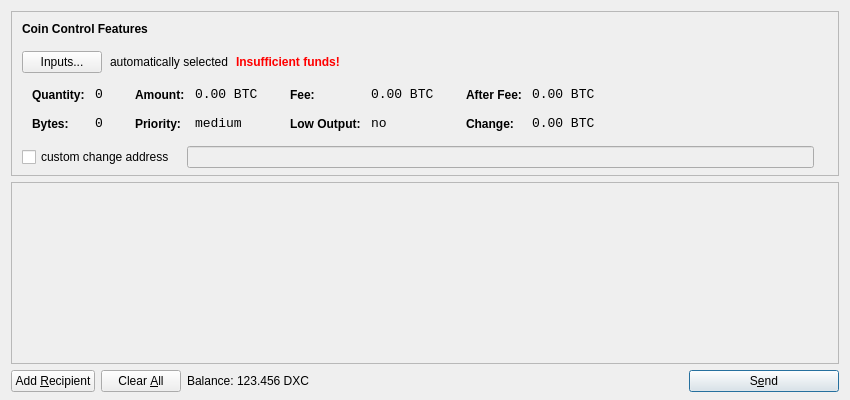
<?xml version="1.0" encoding="UTF-8"?>
<ui version="4.0">
 <class>SendCoinsDialog</class>
 <widget class="QDialog" name="SendCoinsDialog">
  <property name="geometry">
   <rect>
    <x>0</x>
    <y>0</y>
    <width>850</width>
    <height>400</height>
   </rect>
  </property>
  <property name="windowTitle">
   <string>Send Coins</string>
  </property>
  <layout class="QVBoxLayout" name="verticalLayout" stretch="0,1,0">
   <property name="bottomMargin">
    <number>8</number>
   </property>
   <item>
    <widget class="QFrame" name="frameCoinControl">
     <property name="sizePolicy">
      <sizepolicy hsizetype="Expanding" vsizetype="Expanding">
       <horstretch>0</horstretch>
       <verstretch>0</verstretch>
      </sizepolicy>
     </property>
     <property name="maximumSize">
      <size>
       <width>16777215</width>
       <height>16777215</height>
      </size>
     </property>
     <property name="frameShape">
      <enum>QFrame::StyledPanel</enum>
     </property>
     <property name="frameShadow">
      <enum>QFrame::Sunken</enum>
     </property>
     <layout class="QVBoxLayout" name="verticalLayoutCoinControl2">
      <property name="spacing">
       <number>-1</number>
      </property>
      <property name="leftMargin">
       <number>0</number>
      </property>
      <property name="topMargin">
       <number>0</number>
      </property>
      <property name="rightMargin">
       <number>0</number>
      </property>
      <property name="bottomMargin">
       <number>6</number>
      </property>
      <item>
       <layout class="QVBoxLayout" name="verticalLayoutCoinControl" stretch="0,0,0,0,1">
        <property name="spacing">
         <number>0</number>
        </property>
        <property name="leftMargin">
         <number>10</number>
        </property>
        <property name="topMargin">
         <number>10</number>
        </property>
        <item>
         <layout class="QHBoxLayout" name="horizontalLayoutCoinControl1">
          <property name="bottomMargin">
           <number>15</number>
          </property>
          <item>
           <widget class="QLabel" name="labelCoinControlFeatures">
            <property name="sizePolicy">
             <sizepolicy hsizetype="Preferred" vsizetype="Maximum">
              <horstretch>0</horstretch>
              <verstretch>0</verstretch>
             </sizepolicy>
            </property>
            <property name="font">
             <font>
              <weight>75</weight>
              <bold>true</bold>
             </font>
            </property>
            <property name="styleSheet">
             <string notr="true">font-weight:bold;</string>
            </property>
            <property name="text">
             <string>Coin Control Features</string>
            </property>
           </widget>
          </item>
         </layout>
        </item>
        <item>
         <layout class="QHBoxLayout" name="horizontalLayoutCoinControl2" stretch="0,0,0,0">
          <property name="spacing">
           <number>8</number>
          </property>
          <property name="bottomMargin">
           <number>10</number>
          </property>
          <item>
           <widget class="QPushButton" name="pushButtonCoinControl">
            <property name="styleSheet">
             <string notr="true"/>
            </property>
            <property name="text">
             <string>Inputs...</string>
            </property>
           </widget>
          </item>
          <item>
           <widget class="QLabel" name="labelCoinControlAutomaticallySelected">
            <property name="text">
             <string>automatically selected</string>
            </property>
            <property name="margin">
             <number>5</number>
            </property>
           </widget>
          </item>
          <item>
           <widget class="QLabel" name="labelCoinControlInsuffFunds">
            <property name="font">
             <font>
              <weight>75</weight>
              <bold>true</bold>
             </font>
            </property>
            <property name="styleSheet">
             <string notr="true">color:red;font-weight:bold;</string>
            </property>
            <property name="text">
             <string>Insufficient funds!</string>
            </property>
            <property name="margin">
             <number>5</number>
            </property>
           </widget>
          </item>
          <item>
           <spacer name="horizontalSpacerCoinControl">
            <property name="orientation">
             <enum>Qt::Horizontal</enum>
            </property>
            <property name="sizeHint" stdset="0">
             <size>
              <width>40</width>
              <height>1</height>
             </size>
            </property>
           </spacer>
          </item>
         </layout>
        </item>
        <item>
         <widget class="QWidget" name="widgetCoinControl" native="true">
          <property name="sizePolicy">
           <sizepolicy hsizetype="Preferred" vsizetype="Preferred">
            <horstretch>0</horstretch>
            <verstretch>0</verstretch>
           </sizepolicy>
          </property>
          <property name="minimumSize">
           <size>
            <width>0</width>
            <height>0</height>
           </size>
          </property>
          <property name="styleSheet">
           <string notr="true"/>
          </property>
          <layout class="QHBoxLayout" name="horizontalLayoutCoinControl5">
           <property name="margin">
            <number>0</number>
           </property>
           <item>
            <layout class="QHBoxLayout" name="horizontalLayoutCoinControl3" stretch="0,0,0,1">
             <property name="spacing">
              <number>20</number>
             </property>
             <property name="topMargin">
              <number>0</number>
             </property>
             <property name="bottomMargin">
              <number>10</number>
             </property>
             <item>
              <layout class="QFormLayout" name="formLayoutCoinControl1">
               <property name="horizontalSpacing">
                <number>10</number>
               </property>
               <property name="verticalSpacing">
                <number>14</number>
               </property>
               <property name="leftMargin">
                <number>10</number>
               </property>
               <property name="topMargin">
                <number>4</number>
               </property>
               <property name="rightMargin">
                <number>6</number>
               </property>
               <item row="0" column="0">
                <widget class="QLabel" name="labelCoinControlQuantityText">
                 <property name="styleSheet">
                  <string notr="true">font-weight:bold;</string>
                 </property>
                 <property name="text">
                  <string>Quantity:</string>
                 </property>
                 <property name="margin">
                  <number>0</number>
                 </property>
                </widget>
               </item>
               <item row="0" column="1">
                <widget class="QLabel" name="labelCoinControlQuantity">
                 <property name="font">
                  <font>
                   <family>Monospace</family>
                   <pointsize>10</pointsize>
                  </font>
                 </property>
                 <property name="cursor">
                  <cursorShape>IBeamCursor</cursorShape>
                 </property>
                 <property name="contextMenuPolicy">
                  <enum>Qt::ActionsContextMenu</enum>
                 </property>
                 <property name="text">
                  <string notr="true">0</string>
                 </property>
                 <property name="margin">
                  <number>0</number>
                 </property>
                 <property name="textInteractionFlags">
                  <set>Qt::LinksAccessibleByMouse|Qt::TextSelectableByKeyboard|Qt::TextSelectableByMouse</set>
                 </property>
                </widget>
               </item>
               <item row="1" column="0">
                <widget class="QLabel" name="labelCoinControlBytesText">
                 <property name="styleSheet">
                  <string notr="true">font-weight:bold;</string>
                 </property>
                 <property name="text">
                  <string>Bytes:</string>
                 </property>
                </widget>
               </item>
               <item row="1" column="1">
                <widget class="QLabel" name="labelCoinControlBytes">
                 <property name="font">
                  <font>
                   <family>Monospace</family>
                   <pointsize>10</pointsize>
                  </font>
                 </property>
                 <property name="cursor">
                  <cursorShape>IBeamCursor</cursorShape>
                 </property>
                 <property name="contextMenuPolicy">
                  <enum>Qt::ActionsContextMenu</enum>
                 </property>
                 <property name="text">
                  <string notr="true">0</string>
                 </property>
                 <property name="textInteractionFlags">
                  <set>Qt::LinksAccessibleByMouse|Qt::TextSelectableByKeyboard|Qt::TextSelectableByMouse</set>
                 </property>
                </widget>
               </item>
              </layout>
             </item>
             <item>
              <layout class="QFormLayout" name="formLayoutCoinControl2">
               <property name="horizontalSpacing">
                <number>10</number>
               </property>
               <property name="verticalSpacing">
                <number>14</number>
               </property>
               <property name="leftMargin">
                <number>6</number>
               </property>
               <property name="topMargin">
                <number>4</number>
               </property>
               <property name="rightMargin">
                <number>6</number>
               </property>
               <item row="0" column="0">
                <widget class="QLabel" name="labelCoinControlAmountText">
                 <property name="styleSheet">
                  <string notr="true">font-weight:bold;</string>
                 </property>
                 <property name="text">
                  <string>Amount:</string>
                 </property>
                 <property name="margin">
                  <number>0</number>
                 </property>
                </widget>
               </item>
               <item row="0" column="1">
                <widget class="QLabel" name="labelCoinControlAmount">
                 <property name="font">
                  <font>
                   <family>Monospace</family>
                   <pointsize>10</pointsize>
                  </font>
                 </property>
                 <property name="cursor">
                  <cursorShape>IBeamCursor</cursorShape>
                 </property>
                 <property name="contextMenuPolicy">
                  <enum>Qt::ActionsContextMenu</enum>
                 </property>
                 <property name="text">
                  <string notr="true">0.00 BTC</string>
                 </property>
                 <property name="textInteractionFlags">
                  <set>Qt::LinksAccessibleByMouse|Qt::TextSelectableByKeyboard|Qt::TextSelectableByMouse</set>
                 </property>
                </widget>
               </item>
               <item row="1" column="0">
                <widget class="QLabel" name="labelCoinControlPriorityText">
                 <property name="styleSheet">
                  <string notr="true">font-weight:bold;</string>
                 </property>
                 <property name="text">
                  <string>Priority:</string>
                 </property>
                </widget>
               </item>
               <item row="1" column="1">
                <widget class="QLabel" name="labelCoinControlPriority">
                 <property name="font">
                  <font>
                   <family>Monospace</family>
                   <pointsize>10</pointsize>
                  </font>
                 </property>
                 <property name="cursor">
                  <cursorShape>IBeamCursor</cursorShape>
                 </property>
                 <property name="contextMenuPolicy">
                  <enum>Qt::ActionsContextMenu</enum>
                 </property>
                 <property name="text">
                  <string>medium</string>
                 </property>
                 <property name="textInteractionFlags">
                  <set>Qt::LinksAccessibleByMouse|Qt::TextSelectableByKeyboard|Qt::TextSelectableByMouse</set>
                 </property>
                </widget>
               </item>
              </layout>
             </item>
             <item>
              <layout class="QFormLayout" name="formLayoutCoinControl3">
               <property name="horizontalSpacing">
                <number>10</number>
               </property>
               <property name="verticalSpacing">
                <number>14</number>
               </property>
               <property name="leftMargin">
                <number>6</number>
               </property>
               <property name="topMargin">
                <number>4</number>
               </property>
               <property name="rightMargin">
                <number>6</number>
               </property>
               <item row="0" column="0">
                <widget class="QLabel" name="labelCoinControlFeeText">
                 <property name="styleSheet">
                  <string notr="true">font-weight:bold;</string>
                 </property>
                 <property name="text">
                  <string>Fee:</string>
                 </property>
                 <property name="margin">
                  <number>0</number>
                 </property>
                </widget>
               </item>
               <item row="0" column="1">
                <widget class="QLabel" name="labelCoinControlFee">
                 <property name="font">
                  <font>
                   <family>Monospace</family>
                   <pointsize>10</pointsize>
                  </font>
                 </property>
                 <property name="cursor">
                  <cursorShape>IBeamCursor</cursorShape>
                 </property>
                 <property name="contextMenuPolicy">
                  <enum>Qt::ActionsContextMenu</enum>
                 </property>
                 <property name="text">
                  <string notr="true">0.00 BTC</string>
                 </property>
                 <property name="textInteractionFlags">
                  <set>Qt::LinksAccessibleByMouse|Qt::TextSelectableByKeyboard|Qt::TextSelectableByMouse</set>
                 </property>
                </widget>
               </item>
               <item row="1" column="0">
                <widget class="QLabel" name="labelCoinControlLowOutputText">
                 <property name="styleSheet">
                  <string notr="true">font-weight:bold;</string>
                 </property>
                 <property name="text">
                  <string>Low Output:</string>
                 </property>
                </widget>
               </item>
               <item row="1" column="1">
                <widget class="QLabel" name="labelCoinControlLowOutput">
                 <property name="font">
                  <font>
                   <family>Monospace</family>
                   <pointsize>10</pointsize>
                  </font>
                 </property>
                 <property name="cursor">
                  <cursorShape>IBeamCursor</cursorShape>
                 </property>
                 <property name="contextMenuPolicy">
                  <enum>Qt::ActionsContextMenu</enum>
                 </property>
                 <property name="text">
                  <string>no</string>
                 </property>
                 <property name="textInteractionFlags">
                  <set>Qt::LinksAccessibleByMouse|Qt::TextSelectableByKeyboard|Qt::TextSelectableByMouse</set>
                 </property>
                </widget>
               </item>
              </layout>
             </item>
             <item>
              <layout class="QFormLayout" name="formLayoutCoinControl4">
               <property name="horizontalSpacing">
                <number>10</number>
               </property>
               <property name="verticalSpacing">
                <number>14</number>
               </property>
               <property name="leftMargin">
                <number>6</number>
               </property>
               <property name="topMargin">
                <number>4</number>
               </property>
               <property name="rightMargin">
                <number>6</number>
               </property>
               <item row="0" column="0">
                <widget class="QLabel" name="labelCoinControlAfterFeeText">
                 <property name="styleSheet">
                  <string notr="true">font-weight:bold;</string>
                 </property>
                 <property name="text">
                  <string>After Fee:</string>
                 </property>
                 <property name="margin">
                  <number>0</number>
                 </property>
                </widget>
               </item>
               <item row="0" column="1">
                <widget class="QLabel" name="labelCoinControlAfterFee">
                 <property name="font">
                  <font>
                   <family>Monospace</family>
                   <pointsize>10</pointsize>
                  </font>
                 </property>
                 <property name="cursor">
                  <cursorShape>IBeamCursor</cursorShape>
                 </property>
                 <property name="contextMenuPolicy">
                  <enum>Qt::ActionsContextMenu</enum>
                 </property>
                 <property name="text">
                  <string notr="true">0.00 BTC</string>
                 </property>
                 <property name="textInteractionFlags">
                  <set>Qt::LinksAccessibleByMouse|Qt::TextSelectableByKeyboard|Qt::TextSelectableByMouse</set>
                 </property>
                </widget>
               </item>
               <item row="1" column="0">
                <widget class="QLabel" name="labelCoinControlChangeText">
                 <property name="styleSheet">
                  <string notr="true">font-weight:bold;</string>
                 </property>
                 <property name="text">
                  <string>Change:</string>
                 </property>
                </widget>
               </item>
               <item row="1" column="1">
                <widget class="QLabel" name="labelCoinControlChange">
                 <property name="font">
                  <font>
                   <family>Monospace</family>
                   <pointsize>10</pointsize>
                  </font>
                 </property>
                 <property name="cursor">
                  <cursorShape>IBeamCursor</cursorShape>
                 </property>
                 <property name="contextMenuPolicy">
                  <enum>Qt::ActionsContextMenu</enum>
                 </property>
                 <property name="text">
                  <string notr="true">0.00 BTC</string>
                 </property>
                 <property name="textInteractionFlags">
                  <set>Qt::LinksAccessibleByMouse|Qt::TextSelectableByKeyboard|Qt::TextSelectableByMouse</set>
                 </property>
                </widget>
               </item>
              </layout>
             </item>
            </layout>
           </item>
          </layout>
         </widget>
        </item>
        <item>
         <layout class="QHBoxLayout" name="horizontalLayoutCoinControl4" stretch="0,0,0">
          <property name="spacing">
           <number>12</number>
          </property>
          <property name="sizeConstraint">
           <enum>QLayout::SetDefaultConstraint</enum>
          </property>
          <property name="topMargin">
           <number>5</number>
          </property>
          <property name="rightMargin">
           <number>5</number>
          </property>
          <item>
           <widget class="QCheckBox" name="checkBoxCoinControlChange">
            <property name="text">
             <string>custom change address</string>
            </property>
           </widget>
          </item>
          <item>
           <widget class="QLineEdit" name="lineEditCoinControlChange">
            <property name="enabled">
             <bool>false</bool>
            </property>
            <property name="sizePolicy">
             <sizepolicy hsizetype="Expanding" vsizetype="Fixed">
              <horstretch>0</horstretch>
              <verstretch>0</verstretch>
             </sizepolicy>
            </property>
           </widget>
          </item>
          <item>
           <widget class="QLabel" name="labelCoinControlChangeLabel">
            <property name="sizePolicy">
             <sizepolicy hsizetype="Preferred" vsizetype="Expanding">
              <horstretch>0</horstretch>
              <verstretch>0</verstretch>
             </sizepolicy>
            </property>
            <property name="minimumSize">
             <size>
              <width>0</width>
              <height>0</height>
             </size>
            </property>
            <property name="text">
             <string/>
            </property>
            <property name="margin">
             <number>3</number>
            </property>
           </widget>
          </item>
         </layout>
        </item>
        <item>
         <spacer name="verticalSpacerCoinControl">
          <property name="orientation">
           <enum>Qt::Vertical</enum>
          </property>
          <property name="sizeHint" stdset="0">
           <size>
            <width>800</width>
            <height>1</height>
           </size>
          </property>
         </spacer>
        </item>
       </layout>
      </item>
     </layout>
    </widget>
   </item>
   <item>
    <widget class="QScrollArea" name="scrollArea">
     <property name="widgetResizable">
      <bool>true</bool>
     </property>
     <widget class="QWidget" name="scrollAreaWidgetContents">
      <property name="geometry">
       <rect>
        <x>0</x>
        <y>0</y>
        <width>830</width>
        <height>165</height>
       </rect>
      </property>
      <layout class="QVBoxLayout" name="verticalLayout_2">
       <property name="margin">
        <number>0</number>
       </property>
       <item>
        <layout class="QVBoxLayout" name="entries">
         <property name="spacing">
          <number>6</number>
         </property>
        </layout>
       </item>
       <item>
        <spacer name="verticalSpacer">
         <property name="orientation">
          <enum>Qt::Vertical</enum>
         </property>
         <property name="sizeHint" stdset="0">
          <size>
           <width>20</width>
           <height>40</height>
          </size>
         </property>
        </spacer>
       </item>
      </layout>
     </widget>
    </widget>
   </item>
   <item>
    <layout class="QHBoxLayout" name="horizontalLayout">
     <item>
      <widget class="QPushButton" name="addButton">
       <property name="toolTip">
        <string>Send to multiple recipients at once</string>
       </property>
       <property name="text">
        <string>Add &amp;Recipient</string>
       </property>
       <property name="icon">
        <iconset resource="../bitcoin.qrc">
         <normaloff>:/icons/add</normaloff>:/icons/add</iconset>
       </property>
       <property name="autoDefault">
        <bool>false</bool>
       </property>
      </widget>
     </item>
     <item>
      <widget class="QPushButton" name="clearButton">
       <property name="sizePolicy">
        <sizepolicy hsizetype="Minimum" vsizetype="Fixed">
         <horstretch>0</horstretch>
         <verstretch>0</verstretch>
        </sizepolicy>
       </property>
       <property name="toolTip">
        <string>Remove all transaction fields</string>
       </property>
       <property name="text">
        <string>Clear &amp;All</string>
       </property>
       <property name="icon">
        <iconset resource="../bitcoin.qrc">
         <normaloff>:/icons/remove</normaloff>:/icons/remove</iconset>
       </property>
       <property name="autoRepeatDelay">
        <number>300</number>
       </property>
       <property name="autoDefault">
        <bool>false</bool>
       </property>
      </widget>
     </item>
     <item>
      <layout class="QHBoxLayout" name="horizontalLayout_2">
       <property name="spacing">
        <number>3</number>
       </property>
       <item>
        <widget class="QLabel" name="label">
         <property name="text">
          <string>Balance:</string>
         </property>
        </widget>
       </item>
       <item>
        <widget class="QLabel" name="labelBalance">
         <property name="cursor">
          <cursorShape>IBeamCursor</cursorShape>
         </property>
         <property name="text">
          <string>123.456 DXC</string>
         </property>
         <property name="textInteractionFlags">
          <set>Qt::LinksAccessibleByMouse|Qt::TextSelectableByKeyboard|Qt::TextSelectableByMouse</set>
         </property>
        </widget>
       </item>
      </layout>
     </item>
     <item>
      <spacer name="horizontalSpacer">
       <property name="orientation">
        <enum>Qt::Horizontal</enum>
       </property>
       <property name="sizeHint" stdset="0">
        <size>
         <width>40</width>
         <height>20</height>
        </size>
       </property>
      </spacer>
     </item>
     <item>
      <widget class="QPushButton" name="sendButton">
       <property name="minimumSize">
        <size>
         <width>150</width>
         <height>0</height>
        </size>
       </property>
       <property name="toolTip">
        <string>Confirm the send action</string>
       </property>
       <property name="text">
        <string>S&amp;end</string>
       </property>
       <property name="icon">
        <iconset resource="../bitcoin.qrc">
         <normaloff>:/icons/send</normaloff>:/icons/send</iconset>
       </property>
       <property name="default">
        <bool>true</bool>
       </property>
      </widget>
     </item>
    </layout>
   </item>
  </layout>
 </widget>
 <resources>
  <include location="../bitcoin.qrc"/>
 </resources>
 <connections/>
</ui>
